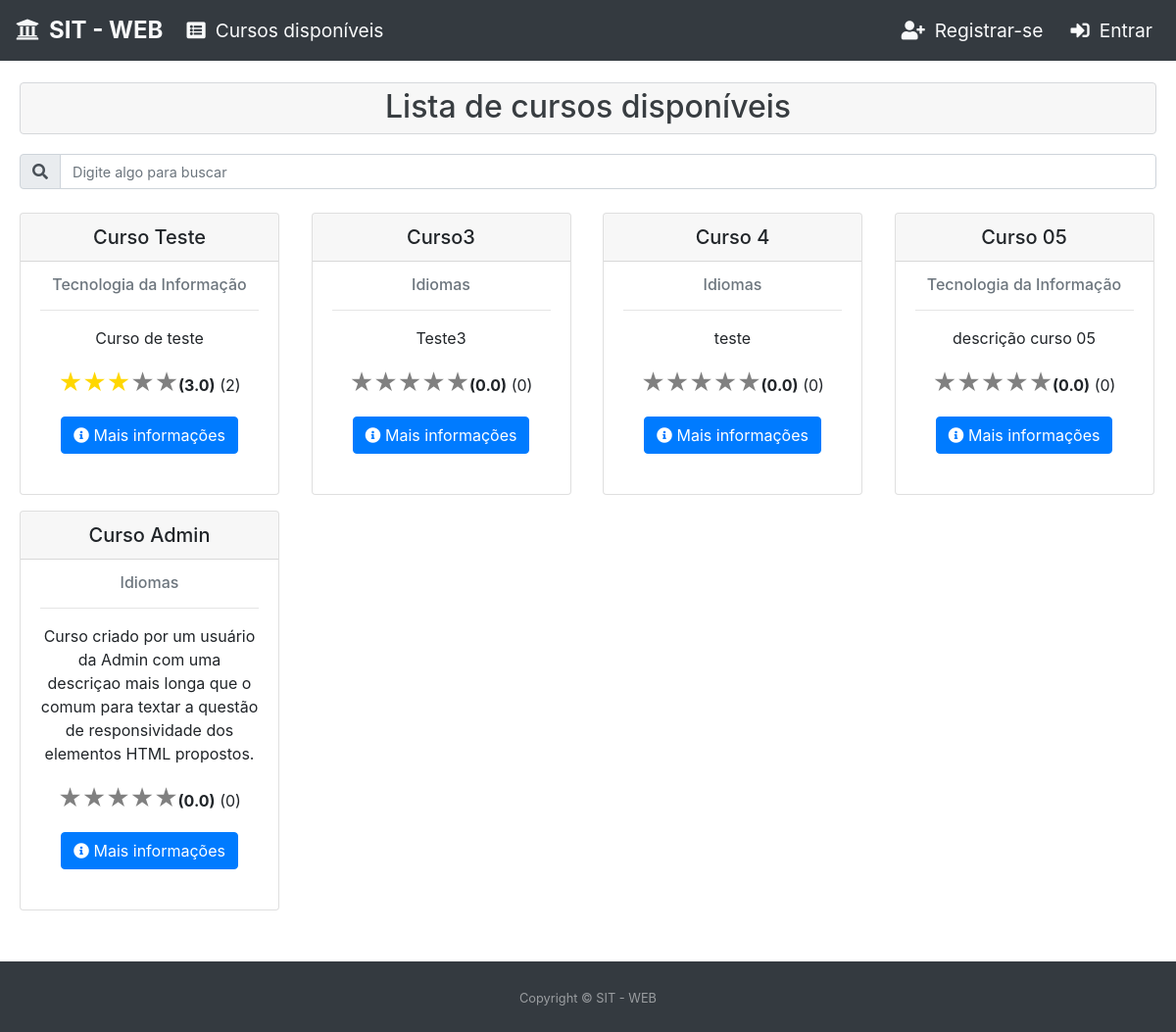
Page /cursos on the committed database.
### core/models.py (models this page shows, shortened)
class Curso(models.Model):
    objects = CursoManager()
    titulo = models.CharField(unique=True, max_length=70)
    categoria = models.ForeignKey(Categoria, on_delete=models.CASCADE)
    usuario = models.ForeignKey(AUTH_USER_MODEL, on_delete=models.CASCADE)
    nome_instrutor = models.CharField(null=True, blank=True, max_length=50)
    palavras_chaves = models.CharField(max_length=150, null=True, blank=True)
    descricao = models.TextField(max_length=250, null=True, blank=True)
    publicado = models.BooleanField(default=False)
    data_publicado = models.DateTimeField(null=True, blank=True)
    data_criacao = models.DateTimeField(auto_now_add=True, null=True, blank=True)
    data_atualizacao = models.DateTimeField(auto_now=True, null=True, blank=True)
    class Meta:
        verbose_name = "Curso"
        verbose_name_plural = "Cursos"
    class CustomMeta:
        ordering_field = 'titulo'
        search_fields = ['titulo', 'categoria__titulo', 'usuario__username', 'palavras_chaves', 'descricao']
    def obtem_numero_avaliacoes(self):
        avaliacoes = Avaliacao.objects.filter(
            curso=self
        )
        return avaliacoes.count()
    def obtem_nota_media(self):
        nota_media_curso = 0
        avaliacoes = Avaliacao.objects.filter(
            curso=self
        )
        if avaliacoes.count() > 0:
            nota_media_curso = avaliacoes.aggregate(
                Avg('nota')
            )['nota__avg']
        nota_media_curso = float("{0:.1f}".format(nota_media_curso, 1))
        return nota_media_curso

class Categoria(models.Model):
    objects = CategoriaManager()
    titulo = models.CharField(max_length=40)
    data_criacao = models.DateTimeField(auto_now_add=True, null=True, blank=True)
    data_atualizacao = models.DateTimeField(auto_now=True, null=True, blank=True)
    class Meta:
        verbose_name = "Categoria"
        verbose_name_plural = "Categorias"
    class CustomMeta:
        ordering_field = 'titulo'
        search_fields = ['titulo',]

### core/views.py (the view)
# urls.py: path('cursos',                              cursosListView,                                 name='cursos'),
def cursosListView(request):
    cursos = Curso.objects.filter(publicado=True).order_by('-data_atualizacao')
    if cursos:
        try:
            search = request.GET.get('search')
        except:
            search = None
        if search:
            search_fields = Curso.CustomMeta.search_fields
            filtro = reduce(or_, [Q(**{'{}__icontains'.format(f): search}) for f in search_fields], Q())
            cursos = cursos.filter(filtro)
        else:
            paginator = Paginator(cursos, 5)
            page = request.GET.get('page')
            cursos = paginator.get_page(page)
    lista_cursos = []
    for curso in cursos:
        dict_curso = {}
        dict_curso['curso'] = curso
        dict_curso['categoria'] = curso.categoria.titulo
        dict_curso['numero_avaliacoes'] = curso.obtem_numero_avaliacoes()
        nota_media = curso.obtem_nota_media()
        dict_curso['nota_media'] = nota_media
        dict_curso['nota_1'] = ''
        dict_curso['nota_2'] = ''
        dict_curso['nota_3'] = ''
        dict_curso['nota_4'] = ''
        dict_curso['nota_5'] = ''
        if nota_media >= 0.25 and nota_media <= 0.75:
            dict_curso['nota_1'] = 'half'
        if nota_media > 0.75 and nota_media <= 1.25:
            dict_curso['nota_1'] = 'on'
        if nota_media > 1.25 and nota_media <= 1.75:
            dict_curso['nota_1'] = 'on'
            dict_curso['nota_2'] = 'half'
        if nota_media > 1.75 and nota_media <= 2.25:
            dict_curso['nota_1'] = 'on'
            dict_curso['nota_2'] = 'on'
        if nota_media > 2.25 and nota_media <= 2.75:
            dict_curso['nota_1'] = 'on'
            dict_curso['nota_2'] = 'on'
            dict_curso['nota_3'] = 'half'
        if nota_media > 2.75 and nota_media <= 3.25:
            dict_curso['nota_1'] = 'on'
            dict_curso['nota_2'] = 'on'
            dict_curso['nota_3'] = 'on'
        if nota_media > 3.25 and nota_media <= 3.75:
            dict_curso['nota_1'] = 'on'
            dict_curso['nota_2'] = 'on'
            dict_curso['nota_3'] = 'on'
            dict_curso['nota_4'] = 'half'
        if nota_media > 3.75 and nota_media <= 4.25:
            dict_curso['nota_1'] = 'on'
            dict_curso['nota_2'] = 'on'
            dict_curso['nota_3'] = 'on'
            dict_curso['nota_4'] = 'on'
        if nota_media > 4.25 and nota_media <= 4.75:
            dict_curso['nota_1'] = 'on'
            dict_curso['nota_2'] = 'on'
            dict_curso['nota_3'] = 'on'
            dict_curso['nota_4'] = 'on'
            dict_curso['nota_5'] = 'half'
        if nota_media > 4.75:
            dict_curso['nota_1'] = 'on'
            dict_curso['nota_2'] = 'on'
            dict_curso['nota_3'] = 'on'
            dict_curso['nota_4'] = 'on'
            dict_curso['nota_5'] = 'on'
        lista_cursos.append(dict_curso)
    nome_template = 'core/cursos-lista.html'
    if request.is_ajax():
        nome_template = 'core/cursos-lista-conteudo.html'
    return render(
        request,
        nome_template,
        {
            'objetos': cursos,
            'lista_cursos': lista_cursos,
        }
    )

### core/templates/core/cursos-lista.html (shortened to what this page needs)
{% extends  'base-home-page.html' %}
{% load static %}
{% block conteudo-home-page %}
    <div id="page-content">
        <section class="py-4">
            <div class="alert alert-secondary" role="alert" style="background-color: rgba(0,0,0,.03); margin-top: 20px; margin-left: 20px; margin-right: 20px; padding: 0;">
                <h2 class="text-center" style="margin-top: 5px;">Lista de cursos disponíveis</h2>
            </div>
            <div style="margin: 20px">
                <div class="col-12 search-div" style="padding: 0;">
                    <form method="GET" id="search-form">
                        <div class="input-group mb-3">
                            <div class="input-group-prepend">
                                <span class="input-group-text" id="basic-addon1"><i class="fas fa-search" id="teste"></i></span>
                            </div>
                            <input class="form-control" type="text" id="search" name="search"
                                   placeholder="Digite algo para buscar"
                                   value="{{ request.GET.search }}"
                                   style="font-size: 0.9rem"
                                   title="Informe qualquer caracteristica de um curso para filtrar">
                        </div>
                    </form>
                </div>
                <div class="container-pesquisa">
                    {% include  'core/cursos-lista-conteudo.html' %}
                </div>
            </div>
         </section>
    </div>
{% endblock %}

### core/templates/core/cursos-lista-conteudo.html
                <div class="row">
                {% for elemento in lista_cursos %}
                    <div class="col-sm-3 py-2">
                        <div class="card card-curso h-100">
                            <div class="card-header">
                                <h5 class="text-center" style="margin: 0; padding: 0;">{{elemento.curso.titulo}}</h5>
                            </div>
                            <div class="card-body">
                                <h6 class="card-subtitle mb-2 text-muted text-center">{{elemento.categoria}}</h6>
                                <hr/>
                                <p class="card-text text-center">{{elemento.curso.descricao}}</p>
                                <p>
                                    <div class="stars text-center">
                                        <span class="star {{ elemento.nota_1 }}"></span>
                                        <span class="star {{ elemento.nota_2 }}"></span>
                                        <span class="star {{ elemento.nota_3 }}"></span>
                                        <span class="star {{ elemento.nota_4 }}"></span>
                                        <span class="star {{ elemento.nota_5 }}"></span>
                                        <span><b>({{elemento.nota_media}})</b></span>
                                        <span>({{elemento.numero_avaliacoes}})</span>
                                    </div>
                                </p>
                                <p>
                                <div class="col text-center">
                                    <a href="/informacoes-curso/{{elemento.curso.id}}" class="btn btn-primary" role="button" title="Acessa página de informações detalhadas do curso">
                                        <i class="fas fa-info-circle class-icone-button"></i>
                                            Mais informações
                                    </a>
                                </div>
                                </p>
                            </div>
                        </div>
                    </div>
                {% endfor %}
                </div>

### core/templates/core/cursos-lista.html (style rules this page uses)
html, body { height: 100%; }
#page-content { flex: 1 0 auto; margin-top: 40px; }
.star { font-size: x-large; width: 20px; display: inline-block; color: gray; }
.star:before { content:'\2605'; }
.star.on { color: gold; }
.card-curso { padding: 0; margin-bottom: 5px; margin-right: 2.5px; }

### rows in the picture
Curso: curso.titulo "Curso Teste", categoria "Tecnologia da Informação", curso.descricao "Curso de teste", nota_media "3.0", numero_avaliacoes "2"
Curso: curso.titulo "Curso3", categoria "Idiomas", curso.descricao "Teste3", nota_media "0.0", numero_avaliacoes "0"
Curso: curso.titulo "Curso 4", categoria "Idiomas", curso.descricao "teste", nota_media "0.0", numero_avaliacoes "0"
Curso: curso.titulo "Curso 05", categoria "Tecnologia da Informação", curso.descricao "descrição curso 05", nota_media "0.0", numero_avaliacoes "0"
Curso: curso.titulo "Curso Admin", categoria "Idiomas", curso.descricao "Curso criado por um usuário da Admin com uma descriçao mais longa que o comum para textar a questão de responsividade dos elementos HTML propostos.", nota_media "0.0", numero_avaliacoes "0"
